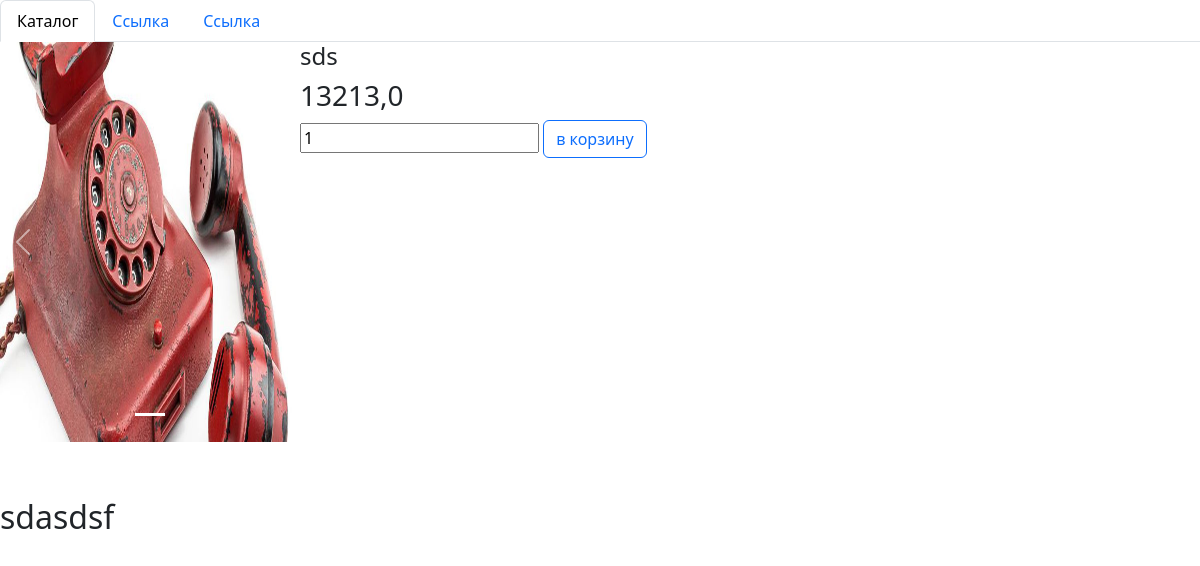
Screenshot of /product/2/ with the database file from the repository.
### main/models.py (models this page shows, shortened)
class Product(models.Model):
	name = models.CharField(max_length = 200)
	description = models.TextField()
	description_small = models.CharField(max_length = 400)
	price = models.FloatField()
	img = models.ImageField( upload_to='images')
	id_catolog = models.ForeignKey('Catolog',on_delete = models.CASCADE)
	class Meta:
		verbose_name = "товар"
		verbose_name_plural = "товары"

### main/views.py (the view)
# urls.py: path("product/<int:ids>/",views.product_car, name = "product_car"),
def product_car(request,ids):
	product_osn = Product.objects.get(id = ids)
	try:
		dop_img = dop_img_product.objects.filter(product=product_osn)
		kol = []
		for i in range(0, dop_img.count()):
			kol.append(i+1)
		return render(request, "main/product.html",{'product_osn': product_osn,"dop_img":dop_img,"kol":kol})
	except:
		return render(request, "main/product.html",{'product_osn': product_osn})

### main/templates/main/product.html (shortened to what this page needs)
{% extends "main/main.html" %}
{% block content %}
	<div style="float: left; width: 25%; height: 50px;">
		<div id="carouselExampleIndicators" class="carousel slide">
		  <div class="carousel-indicators">
		    <button type="button" data-bs-target="#carouselExampleIndicators" data-bs-slide-to="0" class="active" aria-current="true" aria-label="Slide 1"></button>
		  </div>
		  <div class="carousel-inner">
		    <div class="carousel-item active">
		    	<img src="{{ product_osn.img.url }}" class="d-block w-100" alt="..." width="150" height="400">
		    </div>
		  </div>
	      <button class="carousel-control-prev" type="button" data-bs-target="#carouselExampleIndicators" data-bs-slide="prev">
	        <span class="carousel-control-prev-icon" aria-hidden="true"></span>
	      </button>
	      <button class="carousel-control-next" type="button" data-bs-target="#carouselExampleIndicators" data-bs-slide="next">
	        <span class="carousel-control-next-icon" aria-hidden="true"></span>
	      </button>
		</div>
	</div>
	<div style="float: left; width: 50%; height: 50px;">
		<h4>{{product_osn.name}}</h4>
		<h3>{{product_osn.price}}</h3>
		<form method="post" action="/add_shopping_cart/{{product_osn.id}}/">
			<input type="text" name="col" value="1"/>
			<imput type="submit"  value="в корзину"  class="btn btn-outline-primary"/> в корзину
		</form>
	</div>
	<div >
		<br />
		<br />
		<br />
		<br />
		<br />
		<br />
		<br />
		<br />
		<br />
		<br />
		<br />
		<br />
		<br />
		<br />
		<br />
		<br />
		<br />
		<br />
		<br />
		<h2>{{product_osn.description}}</h2>
	</div>
{% endblock %}

### rows the page displays
Product: img (picture), name "sds", price "13213,0", description "sdasdsf"
